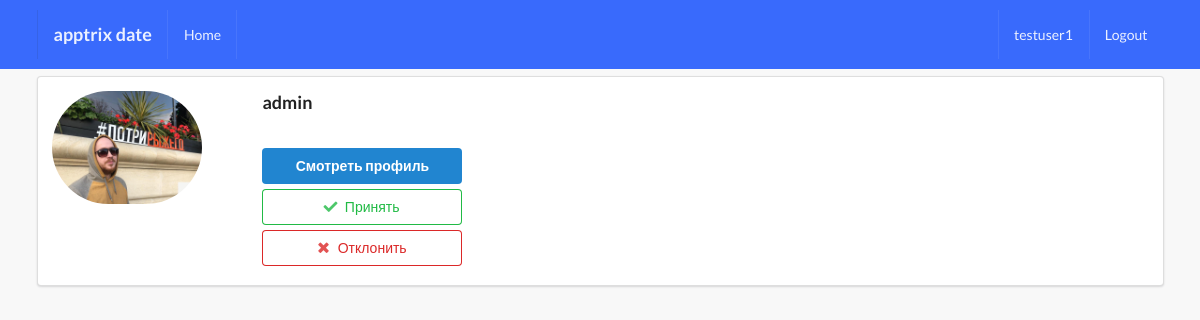
/profiles/my_match/ (signed in), run on the app's committed database.
### profiles/models.py (models this page shows, shortened)
class Profile(models.Model):
    GENDER_CHOICES = (
        ('М', 'муж'),
        ('Ж', 'жен'),
    )
    first_name = models.CharField(max_length=200, blank=True)
    last_name = models.CharField(max_length=200, blank=True)
    gender = models.CharField(max_length=1, choices=GENDER_CHOICES)
    user = models.OneToOneField(User, on_delete=models.CASCADE)
    avatar = models.ImageField(default='avatar.png', upload_to='avatars/')
    email = models.EmailField(max_length=200, blank=True)
    match = models.ManyToManyField(User, blank=True, related_name='match')
    objects = ProfileManager()

### profiles/views.py (the view)
# urls.py: path('my_match/', match_received_view, name='my-match-view'),
def match_received_view(request): # вьюха списка полученных запрос в друзья
    profile = Profile.objects.get(user=request.user)
    qs = Relationship.objects.invitations_received(profile)
    result = list(map(lambda x: x.sender, qs)) # lambda функция для создания списка профилей, сделавших запрос на добвление в друзья
    is_empty = False
    if len(result) == 0:
        is_empty = True
    context = {
        'qs': result,
        'is_empty': is_empty,
    }  # список из профилей сделавших запрос на добавление в друзья (без указания получателя (себя)), если никого - is_empty
    return render(request, 'profiles/my_match.html', context)

### profiles/models.py (called while the page is built)
    def invitations_received(self, receiver):
        qs = Relationship.objects.filter(receiver=receiver, status='send')
        return qs

### profiles/templates/profiles/my_match.html (shortened to what this page needs)
{% extends 'base.html' %}
{% block content %}
{% for obj in qs %}
    <div class="ui segment">
        <div class="ui grid">
            <div class="row">
                <div class="three wide column">
                    <img class="ui small circular image" src="{{obj.avatar.url}}">
                </div>
                <div class="thirteen wide column">
                    <h3>{{obj.user}}</h3>
                    <br>
                    <a href="{% url 'profiles:profile-client' obj.pk %}"><button class="ui primary button w-big mb-5">Смотреть профиль</button></a>
                    <form action="{% url 'profiles:accept-match' %}" method="POST">
                        <button type="submit" class="ui positive basic button w-big mb-5">
                            <i class="check icon"></i>Принять</button>
                    </form>
                    <form action="{% url 'profiles:reject-match' %}" method="POST">
                        <button type="submit" class="ui negative basic button w-big mb-5">
                            <i class="close icon"></i>Отклонить</button>
                    </form>
                </div>
            </div>
        </div>
    </div>
{% endfor %}
{% endblock content %}

### templates/main/navbar.html
<div class="ui inverted menu nav mb-7">
  <div class="ui container">
    <a href="" class="item">
        <h3>apptrix date</h3>
    </a>
    {% if request.user.is_authenticated %}
    <a href="" class="item">
        Home
    </a>
    {% endif %}
    <div class="right menu">
        {% if request.user.is_authenticated %}
            <a href="" class="item">
                 {{ request.user }}
            </a>
            <a href="" class="ui item">
                Logout
            </a>
        {% else %}
        <a href="" class="ui item">
                Login
            </a>
        {% endif %}
    </div>
  </div>
</div>

### static_project/style.css (style rules this page uses)
body { background: #F8F8F8 !important; }
.nav { border-radius: 0px !important; padding: 10px 0 10px 0 !important; background-color: #396afc !important; }
.mb-7 { margin-bottom: 7px !important; }
.mb-5 { margin-bottom: 5px !important; }
.w-big { width: 200px !important; }

### data on the page
Profile: avatar (picture), user "admin"

### other printed values
{{ request.user }} "testuser1"
